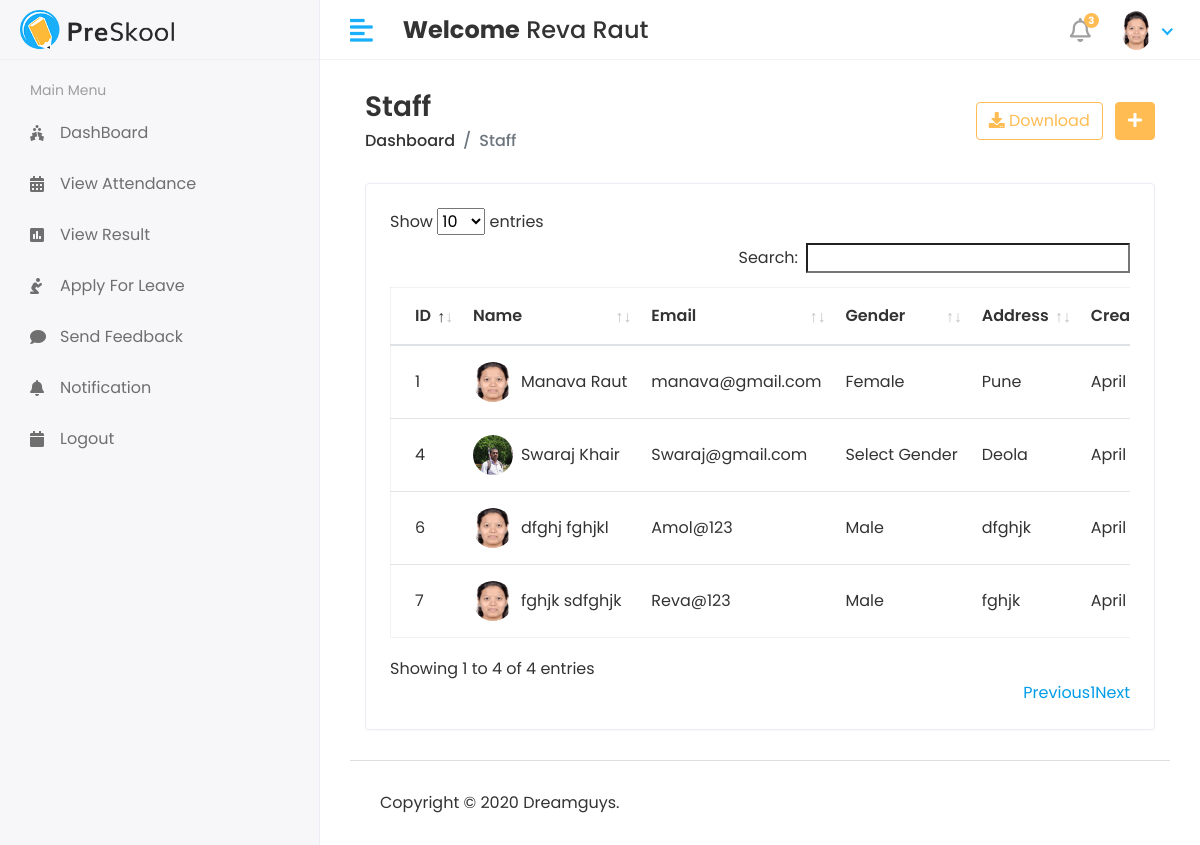
The page /Hod/Staff/View (signed in) on the database its author committed.
### S_M_S/models.py (models this page shows, shortened)
class CustomUser(AbstractUser):
    USER = (
        (1,'HOD'),
        (2,'STAFF'),
        (3,'STUDENT'),
    )
    user_type = models.CharField(choices=USER, max_length=50, default=1) # user choices (HOD,Staff,Student)
    profile_pic = models.ImageField(upload_to='media/profile_pic')

class Staff(models.Model):
    admin = models.OneToOneField(CustomUser, on_delete=models.CASCADE)
    address = models.TextField()
    gender = models.CharField( max_length=100)
    created_at = models.DateTimeField(auto_now_add=True)
    updated_at = models.DateTimeField(auto_now=True)

### student_management_system/HOD_Views.py (the view)
# urls.py: path('Hod/Staff/View',HOD_Views.VIEW_STAFF,name='view_staff'),# for view staff data
@login_required(login_url='/')
def VIEW_STAFF(request):
    staff=Staff.objects.all()#retrive all Staff data
    context={
        'staff':staff # and send to the view_staff
    }
    return render(request,'HOD/view_staff.html',context)

### template/HOD/view_staff.html (shortened to what this page needs)
{% extends 'base.html' %}
{% block content %}
<div class="content container-fluid">
    <div class="page-header">
       <div class="row align-items-center">
          <div class="col">
             <h3 class="page-title">Staff</h3>
             <ul class="breadcrumb">
                <li class="breadcrumb-item"><a href="index.html">Dashboard</a></li>
                <li class="breadcrumb-item active">Staff</li>
             </ul>
          </div>
          <div class="col-auto text-right float-right ml-auto">
             <a href="#" class="btn btn-outline-primary mr-2"><i class="fas fa-download"></i> Download</a>
             <a href="add-student.html" class="btn btn-primary"><i class="fas fa-plus"></i></a>
          </div>
       </div>
    </div>
    <div class="row">
       <div class="col-sm-12">
          <div class="card card-table">
             <div class="card-body">
                <div class="table-responsive">
                   <table id="table_id" class="table table-hover table-center mb-0 ">
                      <thead>
                         <tr>
                            <th>ID</th>
                            <th>Name</th>
                            <th>Email</th>
                            <th>Gender</th>
                            <th>Address</th>
                            <th>Created_at</th>
                         </tr>
                      </thead>
                      <tbody>
                        {% for i in staff %}
                         <tr>
                            <td>{{i.id}}</td>
                            <td>
                               <h2 class="table-avatar">
                                  <a href="student-details.html" class="avatar avatar-sm mr-2"><img class="avatar-img rounded-circle" src="/{{i.admin.profile_pic}}" alt="User Image"></a>
                                  <a href="student-details.html">{{i.admin.first_name}}&nbsp;{{i.admin.last_name}} </a>
                               </h2>
                            </td>
                            <td>{{i.admin.email}}</td>
                            <td>{{i.gender}}</td>
                            <td>{{i.address}}</td>
                            <td>{{i.created_at}}</td>
                         </tr>
                        {% endfor %}
                      </tbody>
                   </table>
                </div>
             </div>
          </div>
       </div>
    </div>
 </div>
{% endblock %}

### template/includes/header.html (shortened to what this page needs)
{% load static %}
<div class="header">
    <div class="header-left">
       <a href="index.html" class="logo">
       <img src="{% static 'assets/img/logo.png' %}" alt="Logo">
       </a>
    </div>
    <a href="javascript:void(0);" id="toggle_btn">
    <i class="fas fa-align-left"></i>
    </a>
    <div class="top-nav-search mt-3">
       <h4>
         <strong> Welcome</strong><span> {{user.first_name}} {{user.last_name}}  </span>
       </h4>
    </div>
    <ul class="nav user-menu">
       <li class="nav-item dropdown noti-dropdown">
          <a href="#" class="dropdown-toggle nav-link" data-toggle="dropdown">
          <i class="far fa-bell"></i> <span class="badge badge-pill">3</span>
          </a>
       </li>
       <li class="nav-item dropdown has-arrow">
          <a href="#" class="dropdown-toggle nav-link" data-toggle="dropdown">
            {% if  user.profile_pic == "" %}
            <span class="user-img"><img class="rounded-circle" src="{% static 'assets/img/noimg.jpg' %}" width="31" alt= {{user.first_name}} {{user.last_name}}></span>
            {% else %}
           <span class="user-img"><img class="rounded-circle" src="/{{user.profile_pic}}" width="31" alt= {{user.first_name}} {{user.last_name}}></span>
          {% endif %}
          </a>
       </li>
    </ul>
 </div>

### static/assets/css/style.css (style rules this page uses)
html { height: 100%; }
body { background-color: #fff; color: #333; font-family: 'Poppins', sans-serif; font-size: 1rem; height: 100%; line-height: 1.5; overflow-x: hidden; }
h1, h2, h3, h4, h5, h6 { font-family: 'Poppins', sans-serif; margin-top: 0; }
a { color: #009ce7; }
input, button, a { transition: all 0.4s ease; -moz-transition: all 0.4s ease; -o-transition: all 0.4s ease; -ms-transition: all 0.4s ease; -webkit-transition: all 0.4s ease; }
ul, ol { padding: 0px; list-style: none; }
.table { color: #333; max-width: 100%; margin-bottom: 0; width: 100%; }
.table.dataTable { border-collapse: collapse !important; border: 1px solid rgba(0, 0, 0, 0.05); }
table.table td h2 { display: inline-block; font-size: inherit; font-weight: 400; margin: 0; padding: 0; vertical-align: middle; }
table.table td h2.table-avatar { align-items: center; display: inline-flex; font-size: inherit; font-weight: 400; margin: 0; padding: 0; vertical-align: middle; white-space: nowrap; }
table.table td h2 a { color: #333; }
.table thead tr th { font-weight: 600; }
.table tbody tr { border-bottom: 1px solid rgba(0, 0, 0, 0.05); }
.table.table-center td, .table.table-center th { vertical-align: middle; }
.card-table .card-body .table > thead > tr > th { border-top: 0; }
.card-table .card-body .table tr td:first-child, .card-table .card-body .table tr th:first-child { padding-left: 1.5rem; }
.card-table .table td, .card-table .table th { border-top: 1px solid #e2e5e8; padding: 1rem 0.75rem; white-space: nowrap; }
.btn-primary { background-color: #FFBC53; border: 1px solid #FFBC53; }
.btn-outline-primary { color: #FFBC53; border-color: #FFBC53; }
.card { border: 1px solid #ececf5; box-shadow: 0 1px 3px 0 rgba(0, 0, 0, 0.03); margin-bottom: 1.875rem; }
.card-body { padding: 1.5rem; }
.avatar { position: relative; display: inline-block; width: 3rem; height: 3rem }
.avatar > img { width: 100%; height: 100%; -o-object-fit: cover; object-fit: cover; }
.avatar-sm { width: 2.5rem; height: 2.5rem; }
.header { background-color: #fff; border-bottom: 1px solid #f3f3f4; left: 0; position: fixed; right: 0; top: 0; z-index: 1001; height: 60px; }
.header .header-left { float: left; height: 60px; padding: 0 20px; position: relative; width: 320px; z-index: 1; transition: all 0.2s ease-in-out; background-color: #f7f7fa; border-bottom: 1px solid #efefef; border-right: 1px solid #ececf5; display: flex; align-items: center; }
.header .header-left .logo { display: inline-block; line-height: 60px; }
.header .header-left .logo img { max-height: 40px; width: auto; }
.header .dropdown-toggle:after { display: none; }
.header .has-arrow .dropdown-toggle:after { border-top: 0; border-left: 0; border-bottom: 2px solid #18aefa; border-right: 2px solid #18aefa; content: ''; height: 8px; display: inline-block; pointer-events: none; -webkit-transform-origin: 66% 66%; -ms-transform-origin: 66% 66%; transform-origin: 66% 66%; -webkit-transform: rotate(45deg); -ms-transform: rotate(45deg); transform: rotate(45deg); -webkit-transition: all 0.15s ease-in-out; transition: all 0.15s ease-in-out; width: 8px; vertical-align: 0px; }
.user-menu { float: right; margin: 0; position: relative; z-index: 99; padding-right: 15px; }
.user-menu.nav > li > a { color: #a0a0a0; font-size: 14px; line-height: 58px; padding: 0 15px; height: 60px; }
.user-img { margin-right: 3px; position: relative; }
.top-nav-search { float: left; margin-left: 15px; }
.page-header { margin-bottom: 1.875rem; }
.page-header .breadcrumb { background-color: transparent; color: #6c757d; font-size: 1rem; font-weight: 500; margin-bottom: 0; padding: 0; }
.page-header .breadcrumb a { color: #333; }
.page-title { font-size: 28px; font-weight: 600; color: #333; margin-bottom: 5px; }
.user-menu.nav > li > a .badge { background-color: #FFBC53; display: block; font-size: 10px; font-weight: bold; height: 15px; width: 15px; position: absolute; right: 7px; top: 13px; color: #fff; padding: 3px; }
.user-menu.nav > li > a > i { font-size: 1.5rem; line-height: 60px; }
@media (min-width: 992px) { #toggle_btn { align-items: center; color: #18aefa; display: inline-flex; float: left; font-size: 26px; height: 60px; justify-content: center; margin-left: 15px; padding: 0 15px; } }

### rows shown on the page
CustomUser: first_name "Reva", last_name "Raut", profile_pic (picture)
Staff: id "1", admin.profile_pic (picture), admin.first_name "Manava", admin.last_name "Raut", admin.email "manava@gmail.com", gender "Female", address "Pune", created_at "April…"
Staff: id "4", admin.profile_pic (picture), admin.first_name "Swaraj", admin.last_name "Khair", admin.email "Swaraj@gmail.com", gender "Select Gender", address "Deola", created_at "April…"
Staff: id "6", admin.profile_pic (picture), admin.first_name "dfghj", admin.last_name "fghjkl", admin.email "Amol@123", gender "Male", address "dfghjk", created_at "April…"
Staff: id "7", admin.profile_pic (picture), admin.first_name "fghjk", admin.last_name "sdfghjk", admin.email "Reva@123", gender "Male", address "fghjk", created_at "April…"
